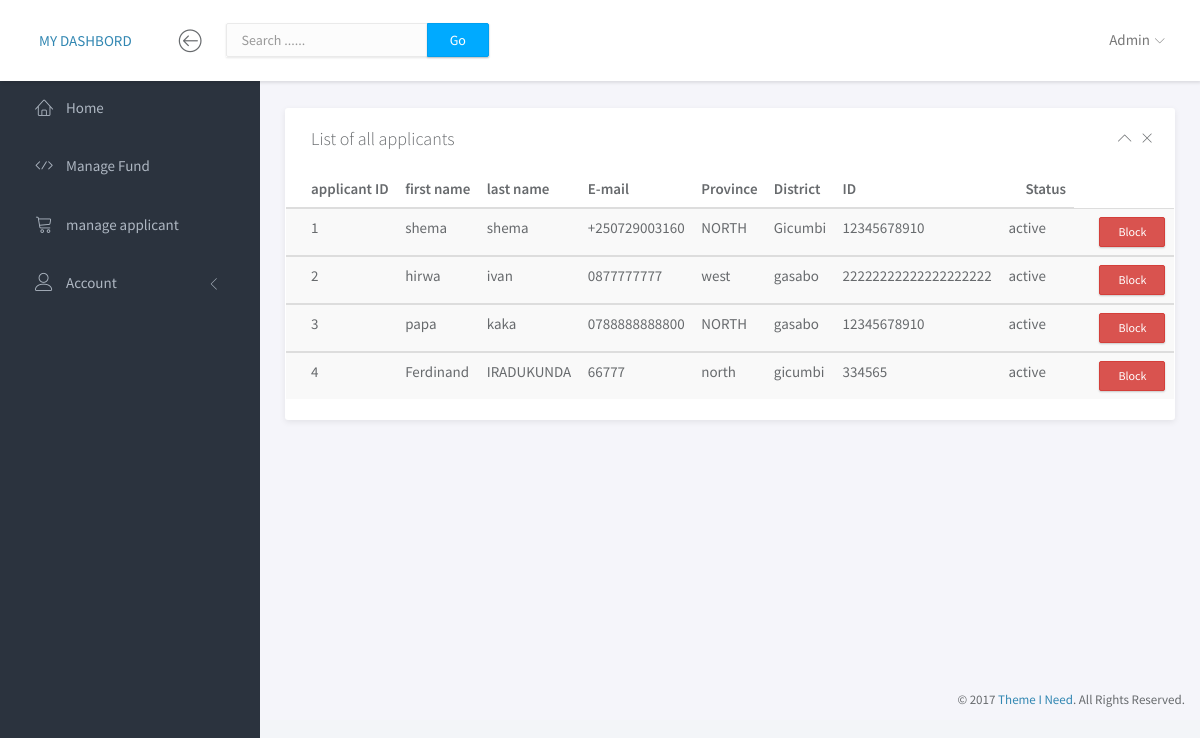
Page /applicant.php on the committed database.
### tables this page shows
CREATE TABLE IF NOT EXISTS `applicant` (
  `applicant_id` int(40) NOT NULL AUTO_INCREMENT,
  `first_name` varchar(100) NOT NULL,
  `last_name` varchar(100) NOT NULL,
  `telephone` varchar(100) NOT NULL,
  `province` varchar(100) NOT NULL,
  `district` varchar(100) NOT NULL,
  `gender` varchar(100) NOT NULL,
  `id` varchar(100) NOT NULL,
  `password` varchar(100) NOT NULL,
  `email` varchar(100) NOT NULL,
  `category` varchar(100) NOT NULL,
  `applicant_status` varchar(100) NOT NULL DEFAULT 'active',
  PRIMARY KEY (`applicant_id`)
);

### applicant.php (the view, shortened to what this page needs)
<!doctype html>
<html lang="en">
<head>
	<link rel="stylesheet" href="assets/vendor/bootstrap/css/bootstrap.min.css">
	<link rel="stylesheet" href="assets/vendor/font-awesome/css/font-awesome.min.css">
	<link rel="stylesheet" href="assets/vendor/linearicons/style.css">
	<link rel="stylesheet" href="assets/vendor/toastr/toastr.min.css">
	<link rel="stylesheet" href="assets/css/main.css">
	<link rel="stylesheet" href="assets/css/demo.css">
</head>
<body>
	<div id="wrapper">
		<nav class="navbar navbar-default navbar-fixed-top">
        <?php include 'admin_admin_navbar.php';?>
		</nav>
		<div id="sidebar-nav" class="sidebar">
			<div class="sidebar-scroll">
				<nav>
                <ul class="nav">
<li><a href="admin_dashboard.php" class=""><i class="lnr lnr-home"></i> <span>Home</span></a></li>
<li><a href="admin_fund.php" class=""><i class="lnr lnr-code"></i> <span>Manage Fund</span></a></li>
<li><a href="applicant.php" class=""><i class="lnr  lnr-cart"></i> <span>manage applicant</span></a></li>
<li>
    <a href="#subPages" data-toggle="collapse" class="collapsed"><i class="lnr lnr-user"></i> <span>Account</span> <i class="icon-submenu lnr lnr-chevron-left"></i></a>
</li>
</ul>
				</nav>
			</div>
		</div>
		<div class="main">
			<div class="main-content">
			<div class="container-fluid">
				<div class="row">
					<div class=" col-sm-12 col-lg-">
						<div class="panel">
							<div class="panel-heading">
								<h3 class="panel-title">List of all applicants</h3>
								<div class="right">
									<button type="button" class="btn-toggle-collapse"><i class="lnr lnr-chevron-up"></i></button>
									<button type="button" class="btn-remove"><i class="lnr lnr-cross"></i></button>
								</div>
							</div>
							<div class="panel-body no-padding">
							<table class="table table-striped">
									<thead>
										<tr>
										<th>applicant ID</th>
											<th>first name</th>
											<th>last name</th>
											<th>E-mail</th>
                                            <th>Province</th>
                                            <th>District</th>
                                            <th>ID</th>
											<th>Status</th>
										</tr>
									</thead>
		<?php
include 'db.php';
$query1=mysqli_query($conn,"select * from applicant ") or die("selecting error");
			while($row=mysqli_fetch_assoc($query1))
				{
			?>
<tbody id="myTable">
										<tr>
										<td> <?php echo   $row['applicant_id'] ?><br>
											</td>
											<td> <?php echo   $row['first_name'] ?>
											</td>
											<td><?php echo  $row['last_name'] ?>
											</td>
                                            <td><?php echo  $row['telephone'] ?>
											</td>
                                            <td><?php echo  $row['province'] ?>
                                            </td>
                                            <td><?php echo  $row['district'] ?>
											</td>
                                            <td><?php echo  $row['id'] ?>
                                                </td>
                                            <td>
											<?php echo  $row['applicant_status'] ?>
                                                </td>
											<td>
											<?php if($row['applicant_status']=="active")  : ?>
													<a href="block.php?applicant_id=<?php echo $row["applicant_id"];?>"  class="btn btn-danger btn-sm"> Block </a>
													<?php else  : ?>
													<a href="block.php?applicant_id=<?php echo $row["applicant_id"];?>"  class="btn btn-success btn-sm"> Activate </a>
                                              <?php endif  ?>
											</td>
											</tr>
									</tbody>
<?php
 }
?>
</table>
</div>
</div>
</div>
</div>
			</div>
		</div>
		<footer>
			<div class="container-fluid">
				<p class="copyright">&copy; 2017 <a href="https://www.themeineed.com" target="_blank">Theme I Need</a>. All Rights Reserved.</p>
			</div>
		</footer>
	</div>
</body>
</html>

### admin_admin_navbar.php (shortened to what this page needs)
<div class="brand">
				<a href="#"> MY DASHBORD</a>
			</div>
			<div class="container-fluid">
				<div class="navbar-btn">
					<button type="button" class="btn-toggle-fullwidth"><i class="lnr lnr-arrow-left-circle"></i></button>
				</div>
				<form class="navbar-form navbar-left">
					<div class="input-group">
					<input class="form-control" id="myInput" type="text" placeholder=" Search ......">
						<span class="input-group-btn"><button type="button" class="btn btn-primary">Go</button></span>
					</div>
				</form>
				<div id="navbar-menu">
					<ul class="nav navbar-nav navbar-right">
						<li class="dropdown">
							<a href="#" class="dropdown-toggle" data-toggle="dropdown"> <span>Admin</span> <i class="icon-submenu lnr lnr-chevron-down"></i></a>
						</li>
					</ul>
				</div>
			</div>

### rows in the picture
applicant: applicant_id "1", first_name "shema", last_name "shema", telephone "+250729003160", province "NORTH", district "Gicumbi", id "12345678910", applicant_status "active"
applicant: applicant_id "2", first_name "hirwa", last_name "ivan", telephone "0877777777", province "west", district "gasabo", id "22222222222222222222", applicant_status "active"
applicant: applicant_id "3", first_name "papa", last_name "kaka", telephone "0788888888800", province "NORTH", district "gasabo", id "12345678910", applicant_status "active"
applicant: applicant_id "4", first_name "Ferdinand", last_name "IRADUKUNDA", telephone "66777", province "north", district "gicumbi", id "334565", applicant_status "active"
